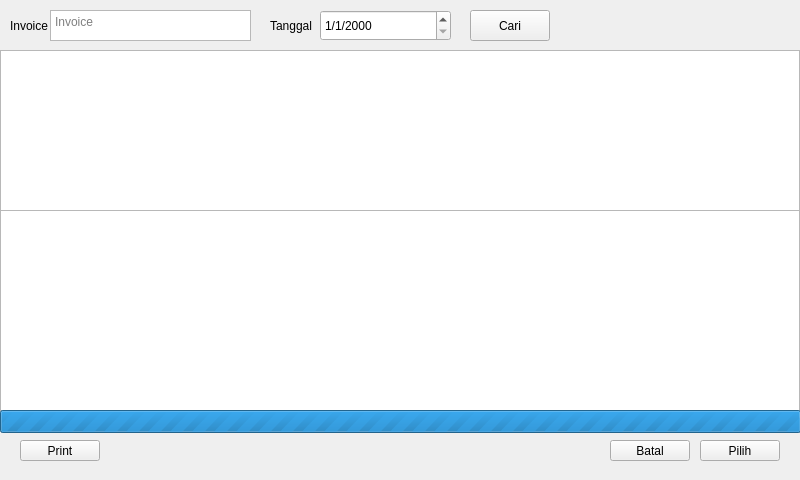
<?xml version="1.0" encoding="UTF-8"?>
<ui version="4.0">
 <class>OrderWindow</class>
 <widget class="QWidget" name="OrderWindow">
  <property name="geometry">
   <rect>
    <x>0</x>
    <y>0</y>
    <width>800</width>
    <height>480</height>
   </rect>
  </property>
  <property name="windowTitle">
   <string>Pencarian order</string>
  </property>
  <widget class="EventTable" name="tvOrderList">
   <property name="geometry">
    <rect>
     <x>0</x>
     <y>50</y>
     <width>800</width>
     <height>161</height>
    </rect>
   </property>
   <property name="editTriggers">
    <set>QAbstractItemView::NoEditTriggers</set>
   </property>
   <property name="selectionMode">
    <enum>QAbstractItemView::SingleSelection</enum>
   </property>
   <property name="selectionBehavior">
    <enum>QAbstractItemView::SelectRows</enum>
   </property>
  </widget>
  <widget class="QTableView" name="tvOrderDetail">
   <property name="geometry">
    <rect>
     <x>0</x>
     <y>210</y>
     <width>800</width>
     <height>201</height>
    </rect>
   </property>
   <property name="verticalScrollBarPolicy">
    <enum>Qt::ScrollBarAsNeeded</enum>
   </property>
   <property name="horizontalScrollBarPolicy">
    <enum>Qt::ScrollBarAlwaysOff</enum>
   </property>
   <property name="editTriggers">
    <set>QAbstractItemView::NoEditTriggers</set>
   </property>
   <property name="selectionMode">
    <enum>QAbstractItemView::NoSelection</enum>
   </property>
  </widget>
  <widget class="QPushButton" name="btnChoose">
   <property name="geometry">
    <rect>
     <x>700</x>
     <y>440</y>
     <width>80</width>
     <height>21</height>
    </rect>
   </property>
   <property name="text">
    <string>Pilih</string>
   </property>
  </widget>
  <widget class="QPushButton" name="btnCancel">
   <property name="geometry">
    <rect>
     <x>610</x>
     <y>440</y>
     <width>80</width>
     <height>21</height>
    </rect>
   </property>
   <property name="text">
    <string>Batal</string>
   </property>
  </widget>
  <widget class="QPushButton" name="btnPrint">
   <property name="geometry">
    <rect>
     <x>20</x>
     <y>440</y>
     <width>80</width>
     <height>21</height>
    </rect>
   </property>
   <property name="text">
    <string>Print</string>
   </property>
  </widget>
  <widget class="QLabel" name="label">
   <property name="geometry">
    <rect>
     <x>10</x>
     <y>10</y>
     <width>47</width>
     <height>31</height>
    </rect>
   </property>
   <property name="text">
    <string>Invoice</string>
   </property>
  </widget>
  <widget class="QTextEdit" name="txtInvoiceFilter">
   <property name="geometry">
    <rect>
     <x>50</x>
     <y>10</y>
     <width>201</width>
     <height>31</height>
    </rect>
   </property>
   <property name="toolTip">
    <string extracomment="Masukkan invoice untuk mencari transaksi"/>
   </property>
   <property name="inputMethodHints">
    <set>Qt::ImhNone</set>
   </property>
   <property name="placeholderText">
    <string>Invoice</string>
   </property>
  </widget>
  <widget class="QLabel" name="label_2">
   <property name="geometry">
    <rect>
     <x>270</x>
     <y>10</y>
     <width>47</width>
     <height>31</height>
    </rect>
   </property>
   <property name="text">
    <string>Tanggal</string>
   </property>
  </widget>
  <widget class="QDateEdit" name="dtOrderFilter">
   <property name="geometry">
    <rect>
     <x>320</x>
     <y>10</y>
     <width>131</width>
     <height>31</height>
    </rect>
   </property>
   <property name="displayFormat">
    <string>d/M/yyyy</string>
   </property>
  </widget>
  <widget class="QPushButton" name="btnSearch">
   <property name="geometry">
    <rect>
     <x>470</x>
     <y>10</y>
     <width>80</width>
     <height>31</height>
    </rect>
   </property>
   <property name="text">
    <string>Cari</string>
   </property>
  </widget>
  <widget class="QProgressBar" name="pbWait">
   <property name="geometry">
    <rect>
     <x>0</x>
     <y>410</y>
     <width>801</width>
     <height>23</height>
    </rect>
   </property>
   <property name="maximum">
    <number>0</number>
   </property>
   <property name="value">
    <number>-1</number>
   </property>
   <property name="format">
    <string>Sedang mengambil data...</string>
   </property>
  </widget>
 </widget>
 <customwidgets>
  <customwidget>
   <class>EventTable</class>
   <extends>QTableView</extends>
   <header>eventtable.h</header>
  </customwidget>
 </customwidgets>
 <resources/>
 <connections/>
</ui>
